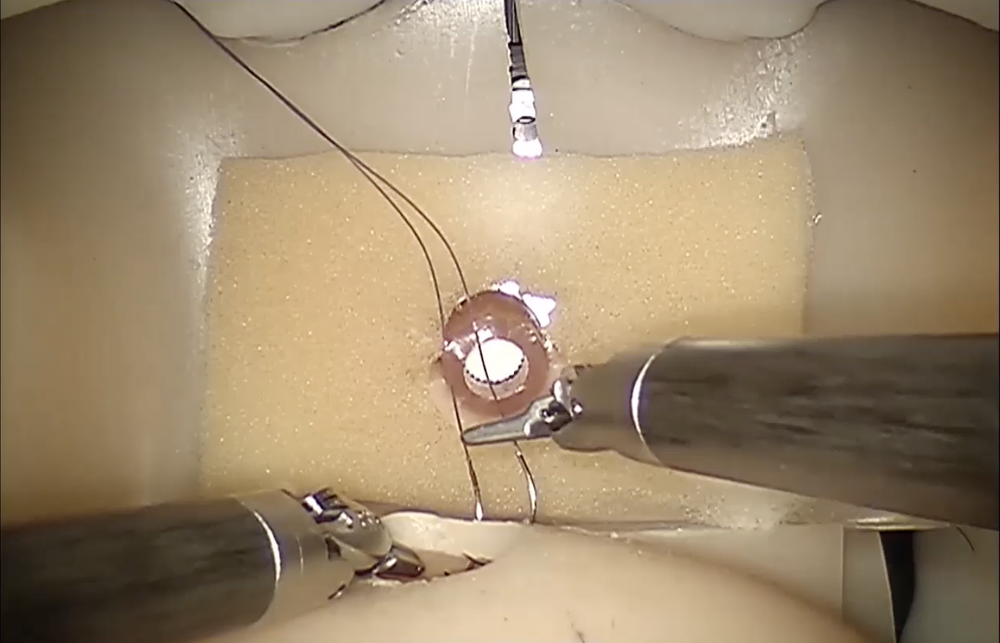
#> input picture left.png, 1000 x 643 px, shrunk from 1400 x 900 before the run, found by its file name
$ python StereoBM.py
#> lines starting #> are read from the running program, lines starting #| are printed output that depends on the picture; after the words box and inside, x2 and y2 are one past the last pixel; in counts of white or black regions, pixels touching at a corner belong together

### CANNOT USE SINCE StereoBM_create requires a rectified image, but image rectification can be only done with camera calibration
import numpy
import cv2


from matplotlib import pyplot as plt
from matplotlib import cm
import pyviz3d as viz

ply_header = '''ply
format ascii 1.0
element vertex %(vert_num)d
property float x
property float y
property float z
property uchar red
property uchar green
property uchar blue
end_header
'''
def write_ply(fn, verts, colors):
    verts = verts.reshape(-1, 3)
    colors = colors.reshape(-1, 3)
    verts = numpy.hstack([verts, colors])
    with open(fn, 'wb') as f:
        f.write((ply_header % dict(vert_num=len(verts))).encode('utf-8'))
        numpy.savetxt(f, verts, fmt='%f %f %f %d %d %d ')


left = cv2.imread(
    "/Users/michaelwu/Desktop/projects/japan/data/left.png", cv2.IMREAD_GRAYSCALE)
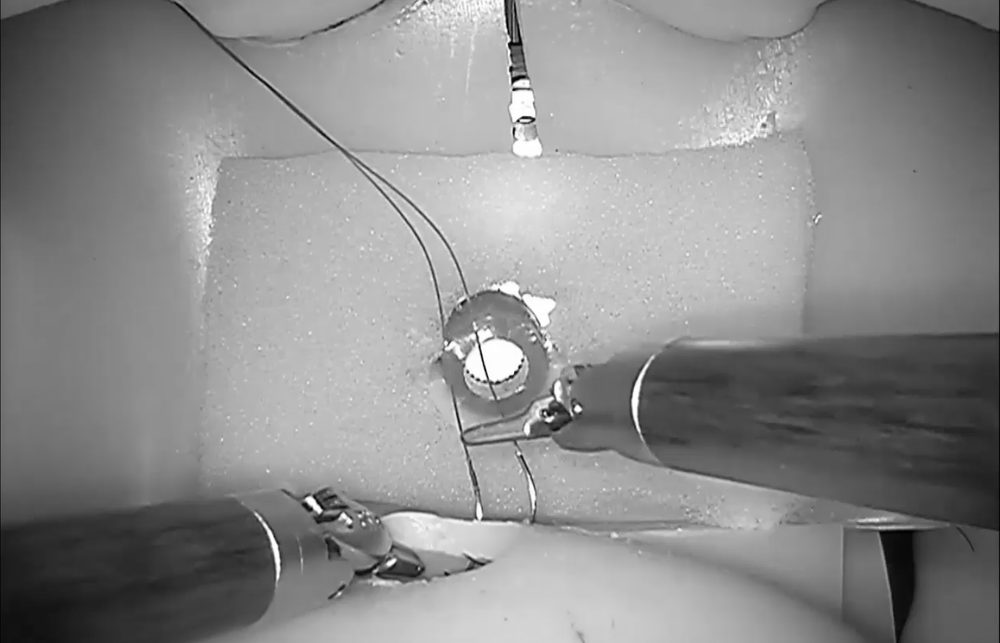
#> left: shape (643, 1000); min 1, max 255, mean 138.8
right = cv2.imread(
    "/Users/michaelwu/Desktop/projects/japan/data/right.png", cv2.IMREAD_GRAYSCALE)
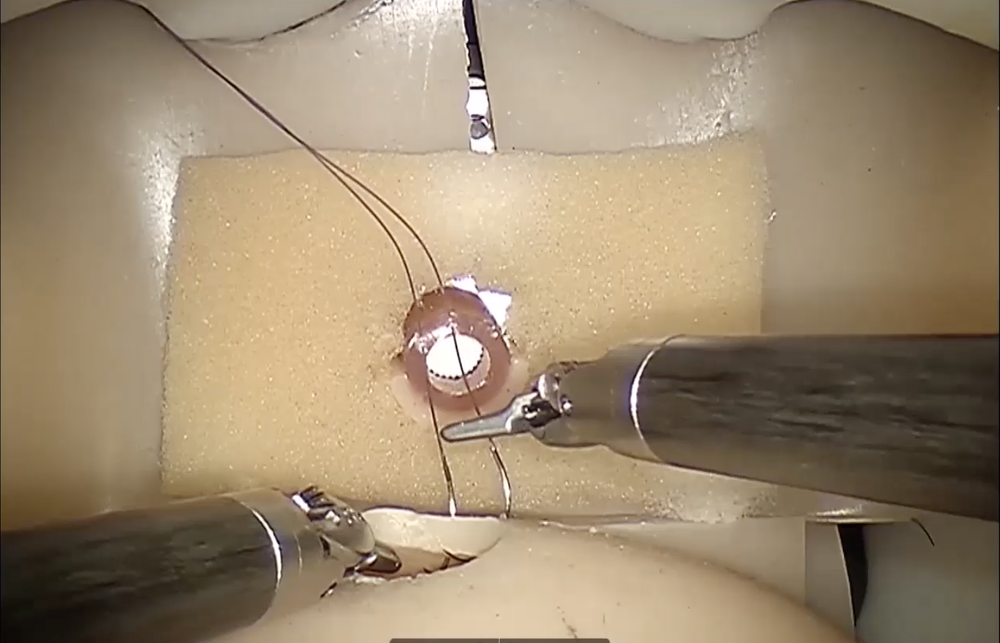
#> input picture right.png, 1000 x 643 px, shrunk from 1400 x 900 before the run, found by its file name
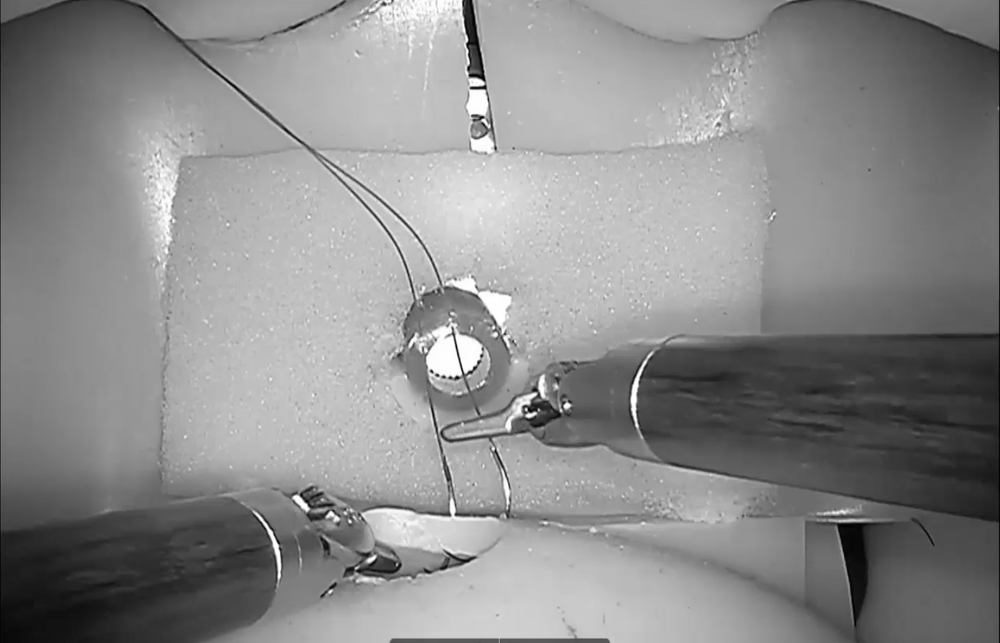
#> right: shape (643, 1000); min 0, max 255, mean 138.8
h, w = left.shape[:2]
#> h = 643; w = 1000
fx =  0.8*w                          # guess for focal length       # lense focal length
#> fx = 800
baseline = 200 #30   # distance in mm between the two cameras
disparities = 32 #128  # num of disparities to consider
block = 17#31        # block size to match
units = 5     # depth units, adjusted for the output to fit in one byte

sbm = cv2.StereoBM_create(numDisparities=disparities,
                          blockSize=block)

# calculate disparities
disparity = sbm.compute(left, right)
valid_pixels = disparity > 0
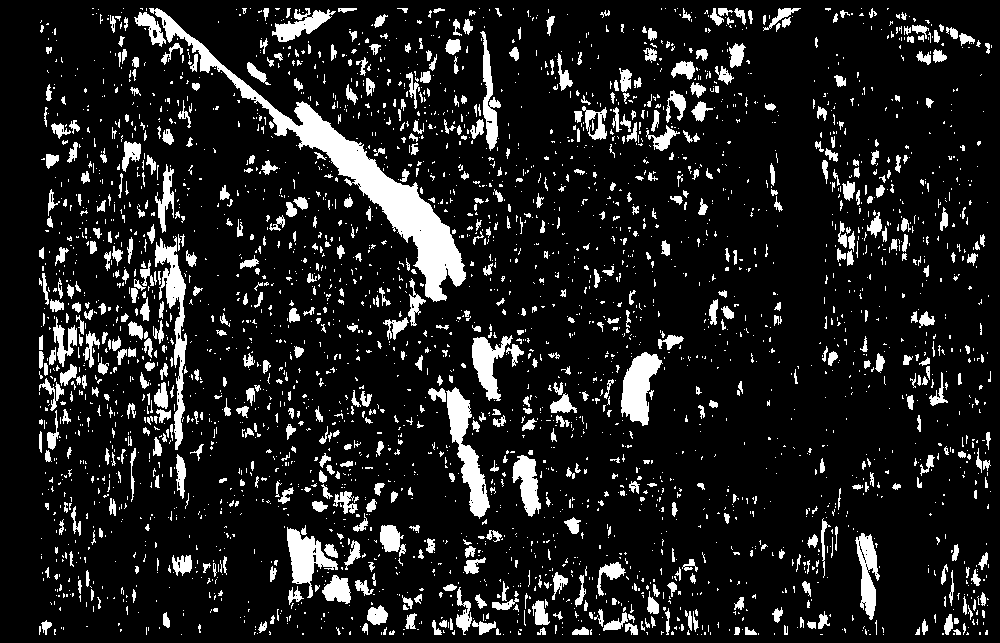
#> valid_pixels: shape (643, 1000) bool; 12.4% white; 3303 white regions (2610 under 20 px), largest, box (x1, y1, x2, y2) and area: (149, 8, 466, 302) 9898, (446, 387, 490, 519) 2142, (155, 236, 187, 450) 2076

# calculate depth data
depth = numpy.zeros(shape=left.shape).astype("uint8")
depth[valid_pixels] = (fx * baseline) / (units * disparity[valid_pixels])

# visualize depth data
depth = cv2.equalizeHist(depth)
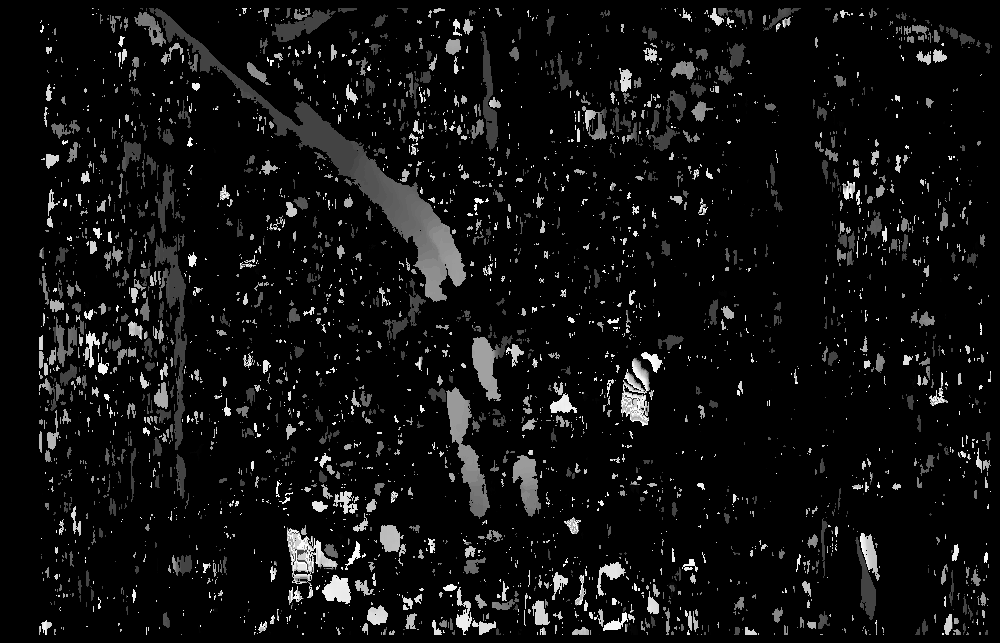
#> depth: shape (643, 1000); min 0, max 255, mean 16.8
colorized_depth = numpy.zeros((left.shape[0], left.shape[1], 3), dtype="uint8")
temp = cv2.applyColorMap(depth, cv2.COLORMAP_JET)
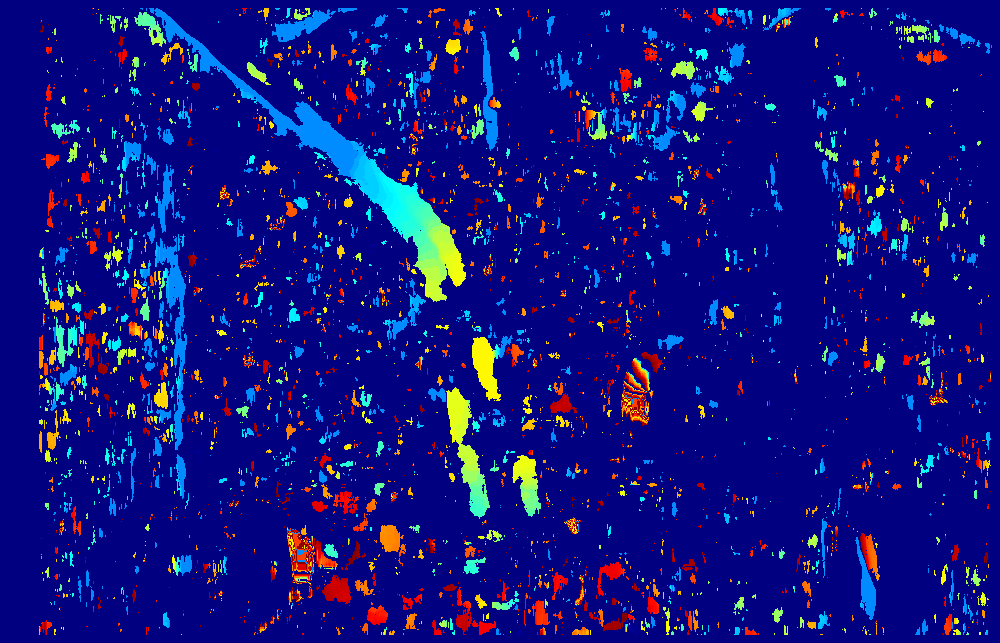
#> temp: shape (643, 1000, 3); mean B, G, R 127.2, 18.7, 15.1
colorized_depth[valid_pixels] = temp[valid_pixels]
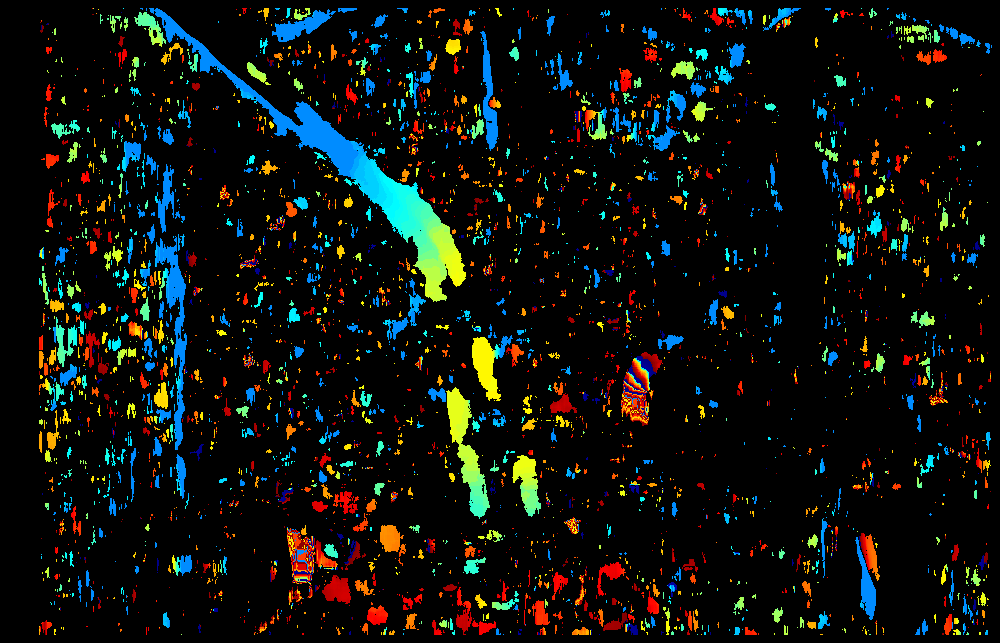
#> colorized_depth: shape (643, 1000, 3); mean B, G, R 15.1, 18.7, 15.1
# plt.imshow(depth)
plt.imshow(colorized_depth)
plt.show()
# [13 lines of commented-out code are left out]
